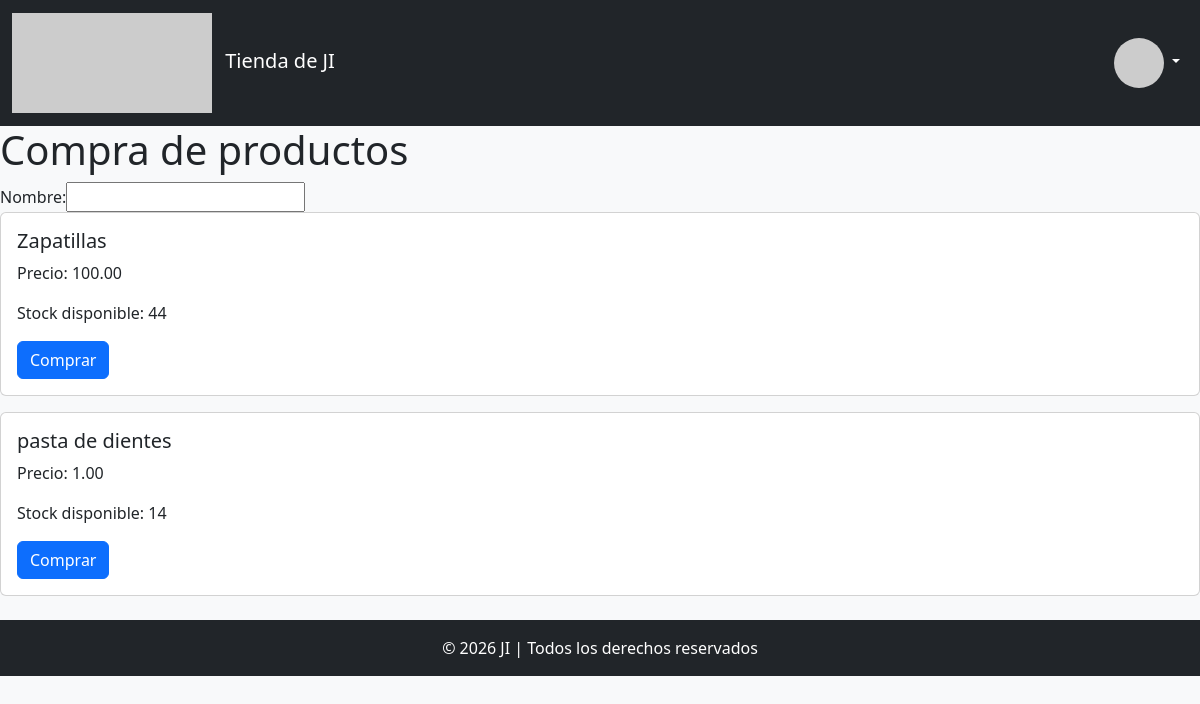
The app's page /tienda/, older data.
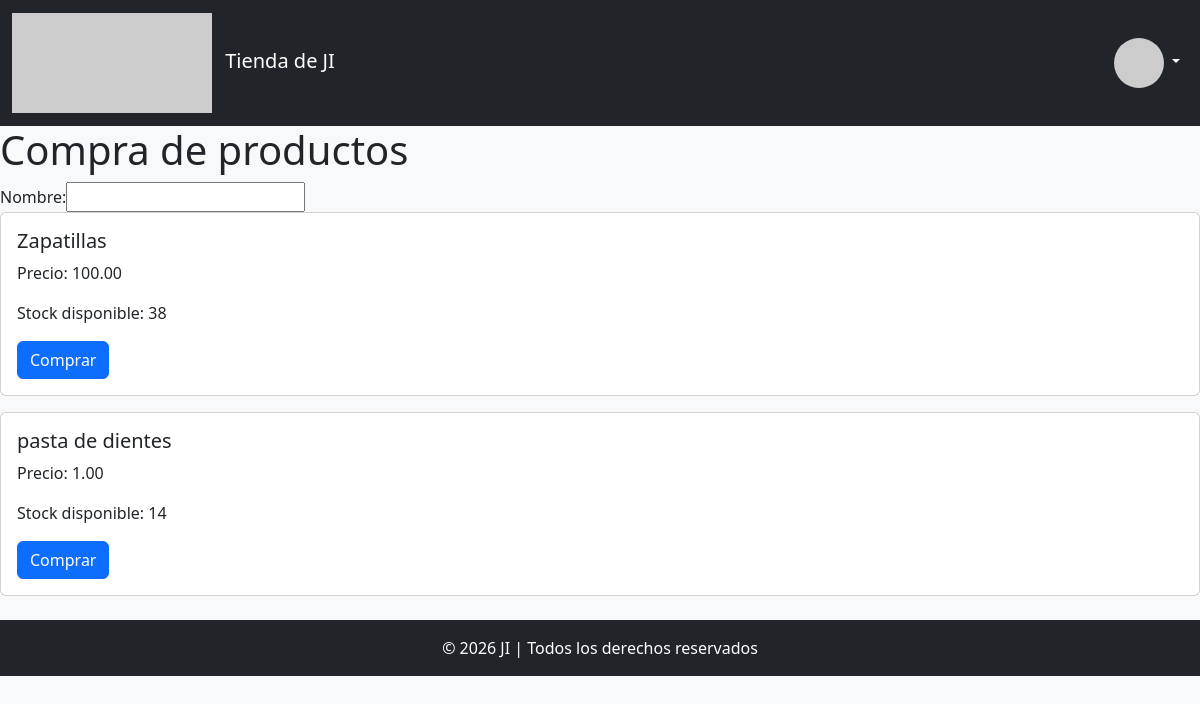
The same page, newer data.
### app/models.py (models this page shows, shortened)
class Producto(models.Model):
    nombre = models.CharField(max_length=50)
    marca = models.ForeignKey("Marca", on_delete=models.CASCADE)
    modelo = models.CharField(max_length=50)
    unidades = models.IntegerField()
    precio = models.DecimalField(decimal_places=2, max_digits=12, default=0.00)
    vip = models.BooleanField(default=False)
    foto = models.ImageField(upload_to='productos/', null=True, blank=True)
    class Meta:
        verbose_name = "Producto"
        verbose_name_plural = "Productos"
        unique_together = ['nombre','marca']

### app/views.py (the view)
# urls.py: path('', CompraListView.as_view(), name='compra_lista'),
class CompraListView(ListView):
    model = Producto
    template_name = 'app/compra_lista.html'
    context_object_name = 'productos'
    def get_queryset(self):
        query = super().get_queryset()
        nombre = self.request.GET.get("input_nombre")
        if nombre:
            query = query.filter(nombre__icontains=nombre)
        return query

### app/templates/app/compra_lista.html
{% extends "./base.html" %}
{% block contenido %}
<h1>Compra de productos</h1>
<form method="GET">
    <label>Nombre: </label><input type="text" name="input_nombre">
</form>
{% for producto in productos %}
    <div class="card mb-3">
        <div class="card-body">
            <h5 class="card-title">{{ producto.nombre }}</h5>
            <p class="card-text">Precio: {{ producto.precio }}</p>
            <p class="card-text">Stock disponible: {{ producto.unidades }}</p>
            <a href="{% url 'checkout' producto.pk %}" class="btn btn-primary">Comprar</a>
        </div>
    </div>
{% endfor %}
{% endblock %}

Row changes from the older to the newer data that the page shows:
changed Producto "Zapatillas": unidades "44" → "38"
